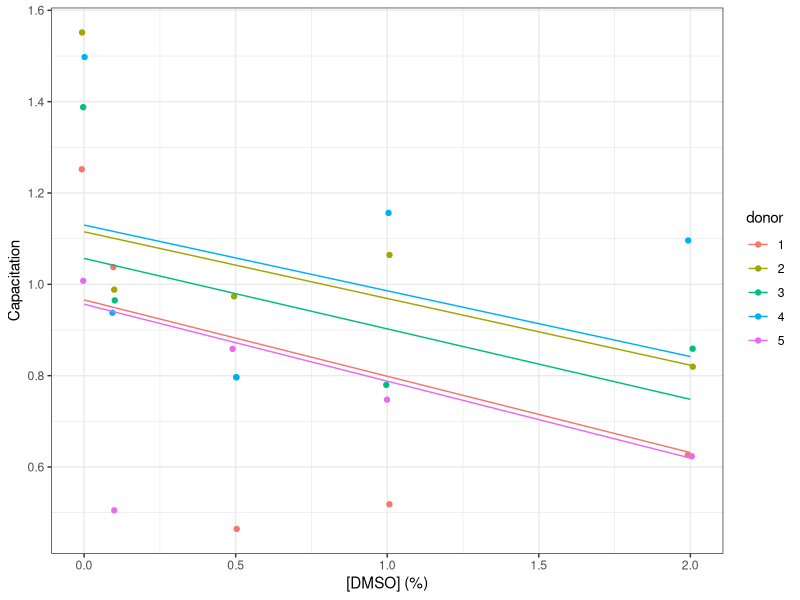
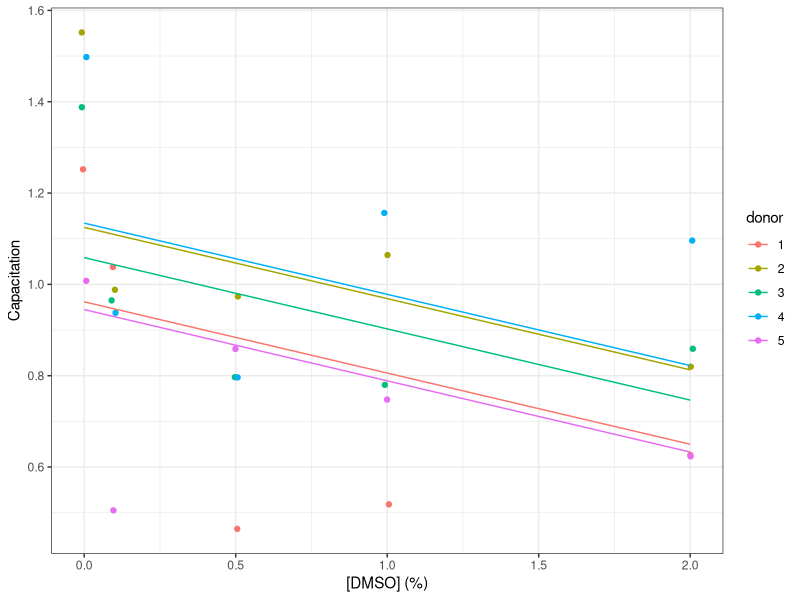
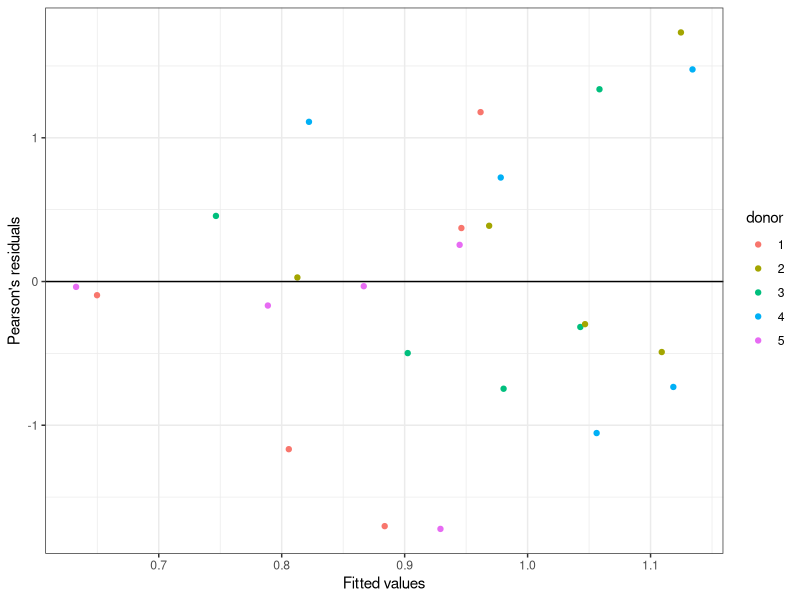
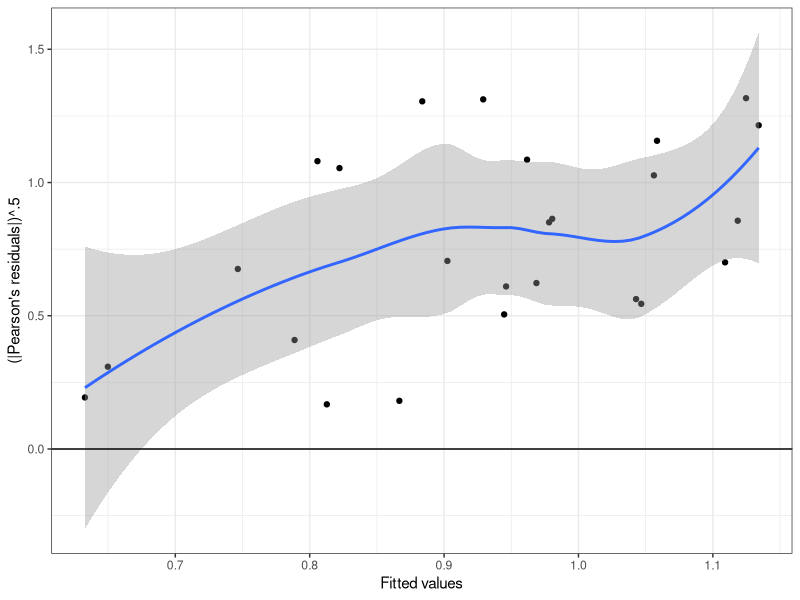
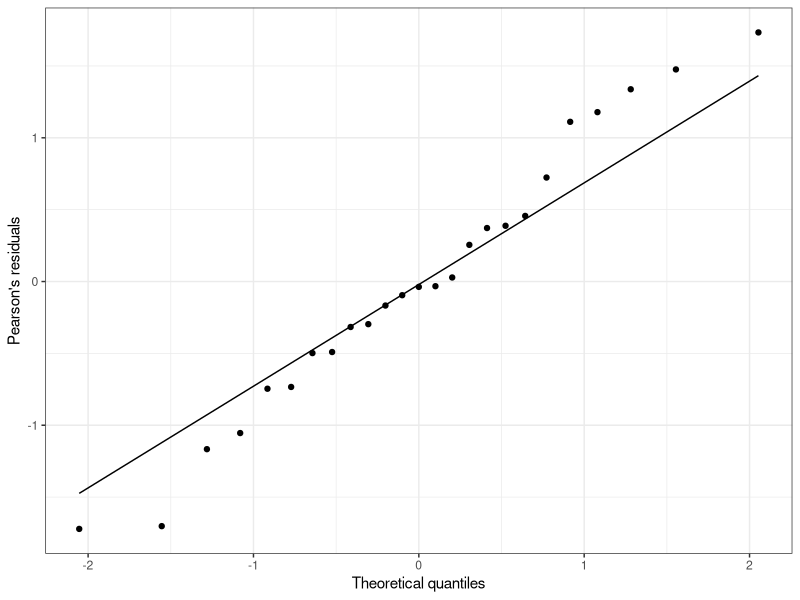
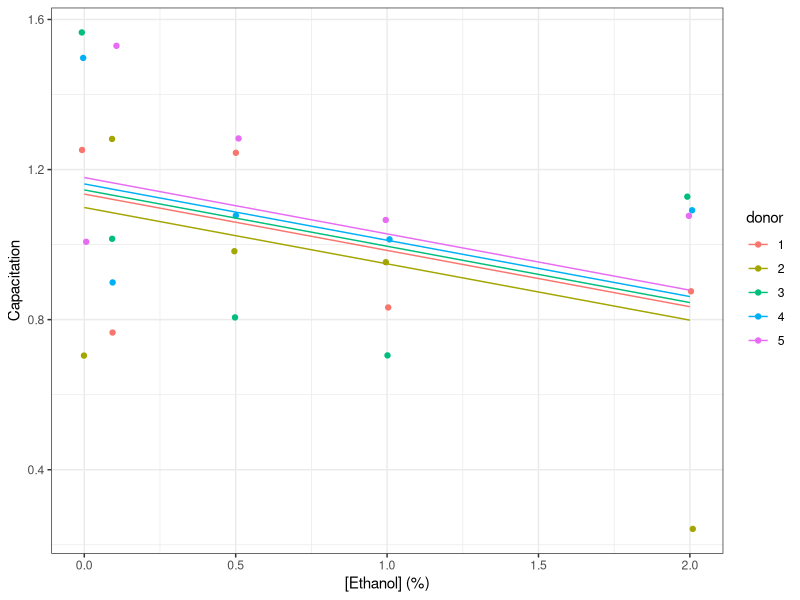
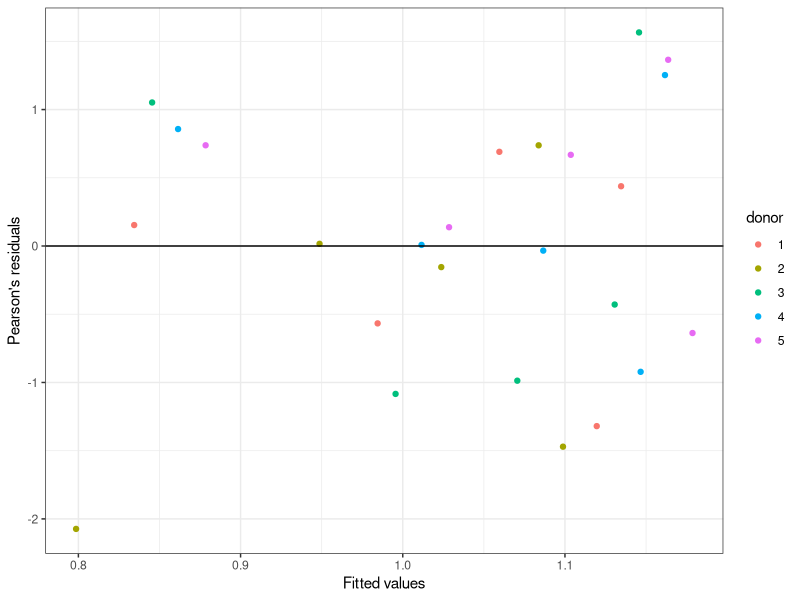
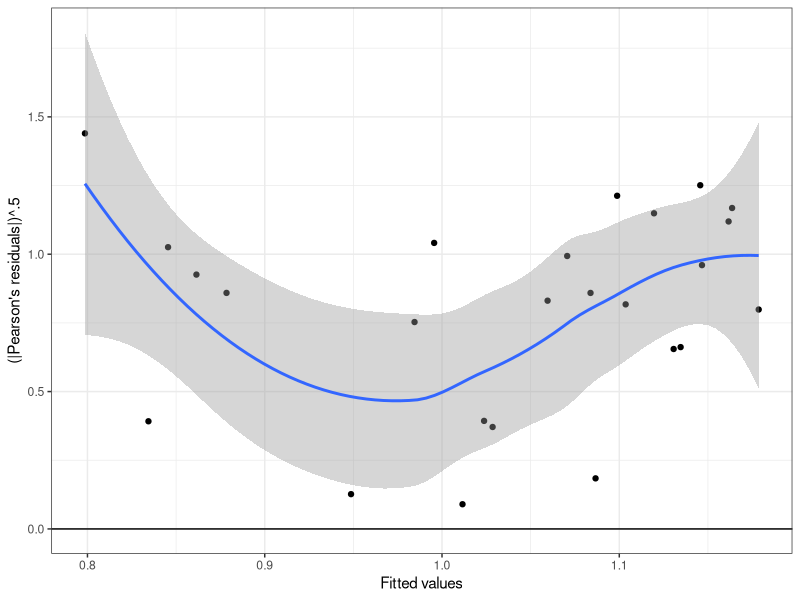

Generate these figures, in order, with R:
## ---- chunk 1
library(lme4)
library(lmerTest)
library(ggplot2)
theme_set(theme_bw())
# Also using readxl, skimr, equatiomatic, optimix, dfoptim, boot
# Read functions for residual analysis plots
## ---- chunk 2
cap_dmso <- readxl::read_excel("../data/Table S2.xlsx",
  sheet = "capacitation_DMSO")
cap_dmso$donor <- as.factor(cap_dmso$donor)
names(cap_dmso) <- c("donor", "conc", "capa")
skimr::skim(cap_dmso)
## ---- chunk 3
table(cap_dmso$donor, as.factor(cap_dmso$conc))
## ---- chunk 4
cap_dmso_m1 <- lmer(capa ~ conc + (conc | donor), data = cap_dmso)
summary(cap_dmso_m1)
## ---- chunk 5
ggplot(data = cap_dmso) +
  geom_jitter(aes(x = conc, y = capa, col = donor), width = 0.01) +
  geom_line(aes(x = conc, y = fitted(cap_dmso_m1), col = donor)) +
  labs(x = "[DMSO] (%)", y = "Capacitation")
## ---- chunk 6
ranova(cap_dmso_m1, reduce.terms = TRUE)
## ---- chunk 7
cap_dmso_m2 <- lmer(capa ~ conc + (1 | donor), data = cap_dmso)
anova(cap_dmso_m1, cap_dmso_m2, refit = FALSE) # Despite the name, it is indeed a LR test
## ---- chunk 8
ggplot(data = cap_dmso) +
  geom_jitter(aes(x = conc, y = capa, col = donor), width = 0.01) +
  geom_line(aes(x = conc, y = fitted(cap_dmso_m2), col = donor)) +
  labs(x = "[DMSO] (%)", y = "Capacitation")
## ---- chunk 9
summary(cap_dmso_m2)
## ---- chunk 10
confint(cap_dmso_m2, level = 0.95) # 95% CI based on profile
set.seed(52)
# 1000x parameter bootstrap
(cap_dmso_m2_conf <- confint(cap_dmso_m2, level = 0.95, method = "boot", nsim  = 1000L))
## ---- chunk 11
drop.scope(terms(cap_dmso_m2))
drop1(cap_dmso_m2, scope = "conc")
## ---- chunk 12
cap_dmso_m3 <- lmer(capa ~ 1 + (1 | donor), data = cap_dmso)
anova(cap_dmso_m2, cap_dmso_m3, refit = TRUE)
## ---- chunk 13
isSingular(cap_dmso_m2)
## ---- chunk 14
cap_dmso_m2_all <- allFit(cap_dmso_m2)
summary(cap_dmso_m2_all)
## ---- chunk 15
cap_dmso <- fortify.merMod(cap_dmso_m2)
ggplot(data = cap_dmso, aes(x = .fitted, y = .scresid, col = donor)) +
  geom_point() +
  geom_hline(yintercept = 0) +
  labs(x = "Fitted values", y = "Pearson's residuals")
## ---- chunk 16
ggplot(data = cap_dmso, aes(x = .fitted, y = sqrt(abs(.scresid)))) +
  geom_point() +
  geom_smooth(method = "loess", formula = y ~ x) +
  geom_hline(yintercept = 0) +
  labs(x = "Fitted values", y = "(|Pearson's residuals|)^.5")
## ---- chunk 17
ggplot(data = cap_dmso, aes(sample = .scresid)) +
  geom_qq() +
  geom_qq_line() +
  labs(x = "Theoretical quantiles", y = "Pearson's residuals")
## ---- chunk 18
shapiro.test(cap_dmso$.scresid)
## ---- chunk 19
cap_dmso_slope <- c(
  ci95_min   = min(cap_dmso_m2_conf["conc", ]),
  estimate = fixef(cap_dmso_m2)[["conc"]],
  ci95_max  = max(cap_dmso_m2_conf["conc", ]))
cap_dmso_slope
#saveRDS(cap_dmso_slope, "../data/capacitation_DMSO_slope.rds")
## ---- chunk 20
predict_with_ci <- function(conc, intercept = 1, slopes) {
  slopes_mat <- matrix(slopes, nrow = 1,
    dimnames = list(NULL, names(slopes)))
  data.frame(conc = conc, -intercept +
      (intercept + conc %*% slopes_mat))
}
dmso_conc <- (0:20) / 10
cap_dmso_lost <- predict_with_ci(dmso_conc, 1.1, cap_dmso_slope)
cap_dmso_lost

#saveRDS(cap_dmso_lost, "../data/capacitation_DMSO_lost.rds")
## ---- chunk 21
cap_etoh <- readxl::read_excel("../data/Table S2.xlsx",
  sheet = "capacitation_EtOH")
cap_etoh$donor <- as.factor(cap_etoh$donor)
names(cap_etoh) <- c("donor", "conc", "capa")
skimr::skim(cap_etoh)
## ---- chunk 22
table(cap_etoh$donor, as.factor(cap_etoh$conc))
## ---- chunk 23
cap_etoh_m1 <- lmer(capa ~ conc + (conc | donor), data = cap_etoh)
summary(cap_etoh_m1)
## ---- chunk 24
cap_etoh_m2 <- lmer(capa ~ conc + (1 | donor), data = cap_etoh)
summary(cap_etoh_m2)
## ---- chunk 25
ggplot(data = cap_etoh) +
  geom_jitter(aes(x = conc, y = capa, col = donor), width = 0.01) +
  geom_line(aes(x = conc, y = fitted(cap_etoh_m2), col = donor)) +
  labs(x = "[Ethanol] (%)", y = "Capacitation")
## ---- chunk 26
confint(cap_etoh_m2, level = 0.95) # 95% CI based on profile
set.seed(874356)
# 1000x parameter bootstrap
(cap_etoh_m2_conf <- confint(cap_etoh_m2, level = 0.95,
  method = "boot", nsim  = 1000L))
## ---- chunk 27
drop.scope(terms(cap_etoh_m2))
drop1(cap_etoh_m2, scope = "conc")
## ---- chunk 28
cap_etoh_m3 <- lmer(capa ~ 1 + (1 | donor), data = cap_etoh)
anova(cap_etoh_m2, cap_etoh_m3, refit = TRUE)
## ---- chunk 29
isSingular(cap_etoh_m2)
## ---- chunk 30
cap_etoh_m2_all <- allFit(cap_etoh_m2)
summary(cap_etoh_m2_all)
## ---- chunk 31
cap_etoh <- fortify.merMod(cap_etoh_m2)
ggplot(data = cap_etoh, aes(x = .fitted, y = .scresid, col = donor)) +
  geom_point() +
  geom_hline(yintercept = 0) +
  labs(x = "Fitted values", y = "Pearson's residuals")
## ---- chunk 32
ggplot(data = cap_etoh, aes(x = .fitted, y = sqrt(abs(.scresid)))) +
  geom_point() +
  geom_smooth(method = "loess", formula = y ~ x) +
  geom_hline(yintercept = 0) +
  labs(x = "Fitted values", y = "(|Pearson's residuals|)^.5")
## ---- chunk 33
ggplot(data = cap_etoh, aes(sample = .scresid)) +
  geom_qq() +
  geom_qq_line() +
  labs(x = "Theoretical quantiles", y = "Peason's residuals")
## ---- chunk 34
shapiro.test(cap_etoh$.scresid)
## ---- chunk 35
cap_etoh_slope <- c(
  ci95_min   = min(cap_etoh_m2_conf["conc", ]),
  estimate = fixef(cap_etoh_m2)[["conc"]],
  ci95_max  = max(cap_etoh_m2_conf["conc", ]))
cap_etoh_slope
#saveRDS(cap_etoh_slope, "../data/capacitation_ETOH_slope.rds")
## ---- chunk 36
predict_with_ci <- function(conc, intercept = 1, slopes) {
  slopes_mat <- matrix(slopes, nrow = 1,
    dimnames = list(NULL, names(slopes)))
  data.frame(conc = conc, -intercept +
      (intercept + conc %*% slopes_mat))
}
etoh_conc <- (0:20) / 10
cap_etoh_lost <- predict_with_ci(etoh_conc, 1.1, cap_etoh_slope)
cap_etoh_lost

#saveRDS(cap_etoh_lost, "../data/capacitation_ETOH_lost.rds")
## ---- chunk 37
sessionInfo()
